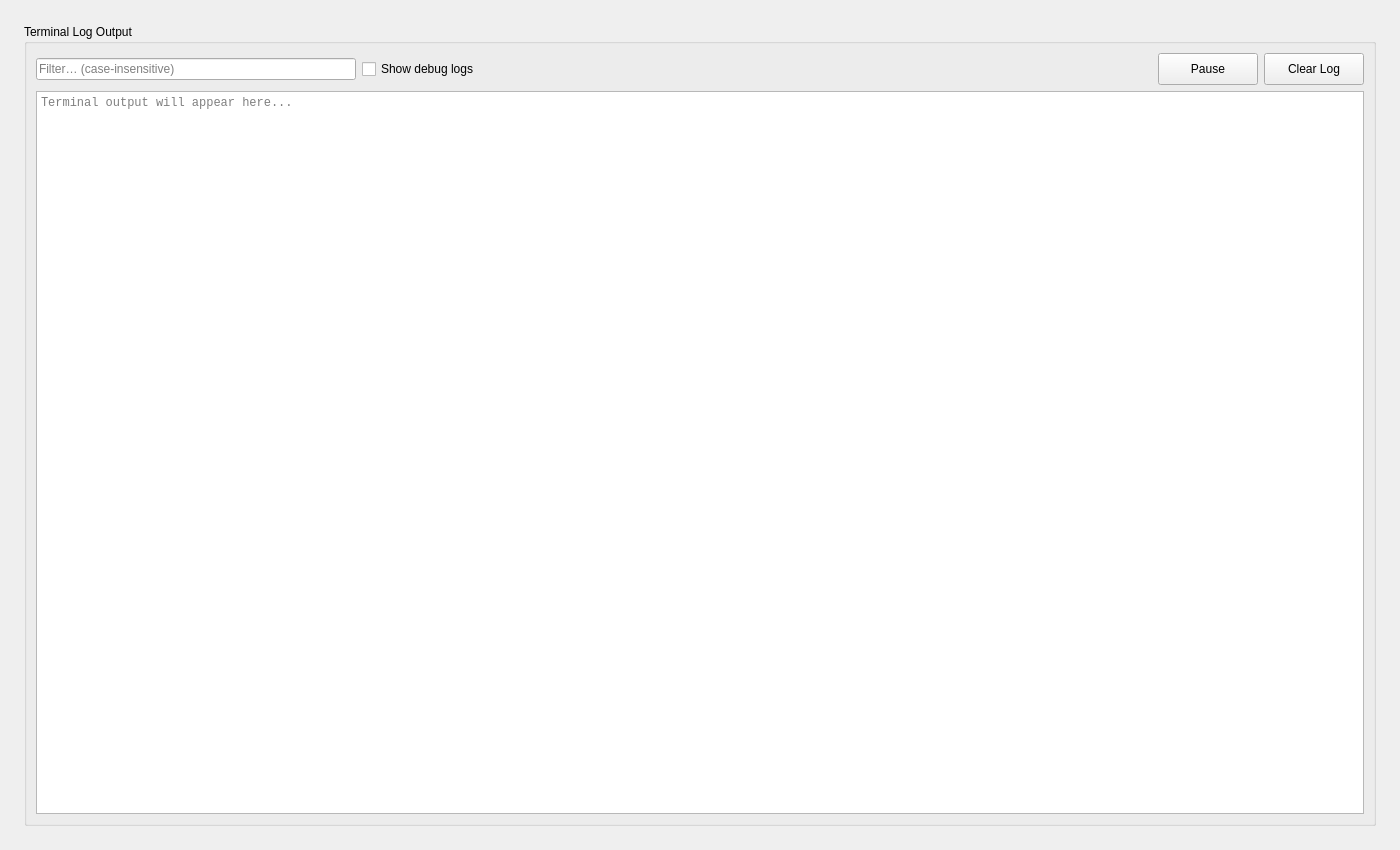
<?xml version="1.0" encoding="UTF-8"?>
<ui version="4.0">
 <class>LogsTab</class>
 <widget class="QWidget" name="LogsTab">
  <property name="geometry">
   <rect>
    <x>0</x>
    <y>0</y>
    <width>1400</width>
    <height>850</height>
   </rect>
  </property>
  <layout class="QVBoxLayout" name="logsMainLayout">
   <property name="spacing">
    <number>24</number>
   </property>
   <property name="leftMargin">
    <number>24</number>
   </property>
   <property name="topMargin">
    <number>24</number>
   </property>
   <property name="rightMargin">
    <number>24</number>
   </property>
   <property name="bottomMargin">
    <number>24</number>
   </property>
   <item>
    <widget class="QGroupBox" name="logOutputGroupBox">
     <property name="title">
      <string>Terminal Log Output</string>
     </property>
     <layout class="QVBoxLayout" name="logOutputLayout">
      <item>
       <layout class="QHBoxLayout" name="logToolbarLayout">
        <item>
         <widget class="QLineEdit" name="LogFilterEdit">
          <property name="placeholderText">
           <string>Filter… (case-insensitive)</string>
          </property>
          <property name="toolTip">
           <string>Show only log lines containing this text (case-insensitive)</string>
          </property>
          <property name="clearButtonEnabled">
           <bool>true</bool>
          </property>
          <property name="maximumSize">
           <size>
            <width>320</width>
            <height>16777215</height>
           </size>
          </property>
         </widget>
        </item>
        <item>
         <widget class="QCheckBox" name="VerboseLogsCheckbox">
          <property name="text">
           <string>Show debug logs</string>
          </property>
          <property name="toolTip">
           <string>Show debug-level messages (Detection, Poll Debug, Batch, etc.) in this view. All messages are always written to the log file.</string>
          </property>
         </widget>
        </item>
        <item>
         <spacer name="logHorizontalSpacer">
          <property name="orientation">
           <enum>Qt::Horizontal</enum>
          </property>
          <property name="sizeHint" stdset="0">
           <size>
            <width>40</width>
            <height>20</height>
           </size>
          </property>
         </spacer>
        </item>
        <item>
         <widget class="QPushButton" name="PauseLogButton">
          <property name="role" stdset="0">
           <string>secondary</string>
          </property>
          <property name="minimumSize">
           <size>
            <width>100</width>
            <height>32</height>
           </size>
          </property>
          <property name="text">
           <string>Pause</string>
          </property>
          <property name="toolTip">
           <string>Pause/resume log output</string>
          </property>
          <property name="checkable">
           <bool>true</bool>
          </property>
         </widget>
        </item>
        <item>
         <widget class="QPushButton" name="ClearLogButton">
          <property name="role" stdset="0">
           <string>secondary</string>
          </property>
          <property name="minimumSize">
           <size>
            <width>100</width>
            <height>32</height>
           </size>
          </property>
          <property name="text">
           <string>Clear Log</string>
          </property>
          <property name="toolTip">
           <string>Clear all log messages</string>
          </property>
         </widget>
        </item>
       </layout>
      </item>
      <item>
       <widget class="QTextEdit" name="LogOutput">
        <property name="readOnly">
         <bool>true</bool>
        </property>
        <property name="lineWrapMode">
         <enum>QTextEdit::NoWrap</enum>
        </property>
        <property name="font">
         <font>
          <family>Consolas</family>
          <pointsize>9</pointsize>
         </font>
        </property>
        <property name="placeholderText">
         <string>Terminal output will appear here...</string>
        </property>
       </widget>
      </item>
     </layout>
    </widget>
   </item>
  </layout>
 </widget>
 <resources/>
 <connections/>
</ui>
